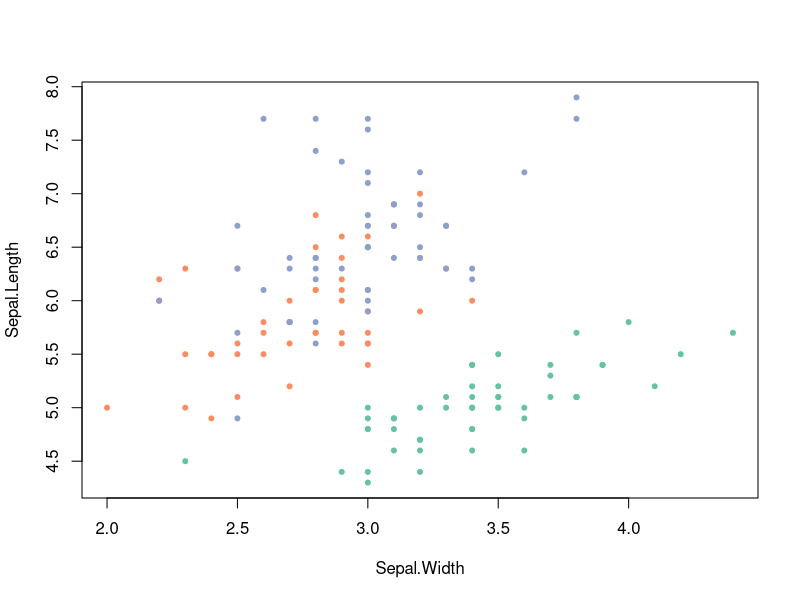
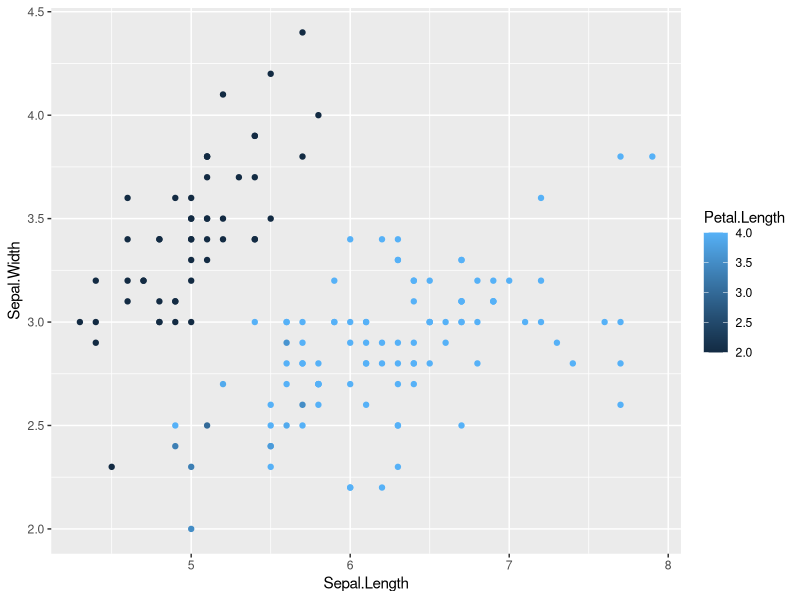
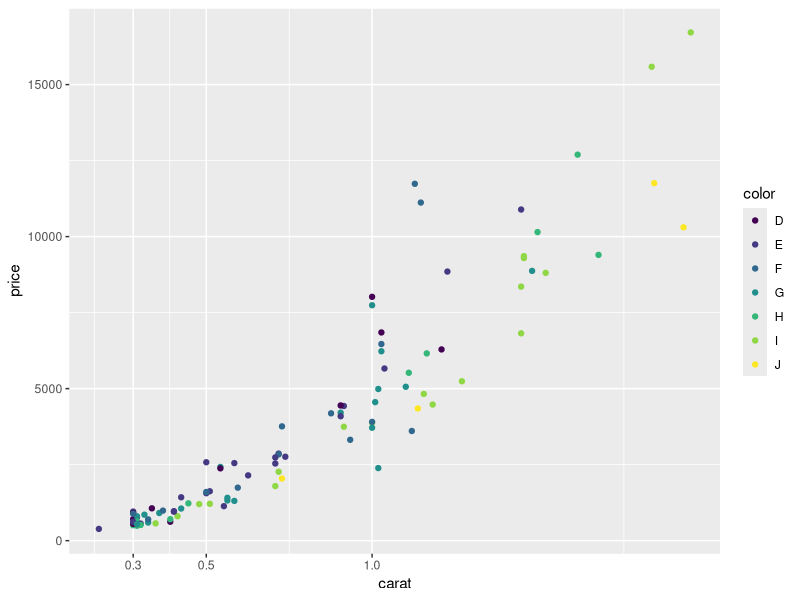

Write the R code that produced these figures, in order.
## ---- chunk 1
knitr::opts_chunk$set(
  collapse = TRUE,
  comment = "#>",
  fig.path = "man/figures/README-"
)

# just to keep the code clean below
suppressWarnings(suppressPackageStartupMessages(library(dplyr)))
## ---- chunk 2
library(scales)
## ---- chunk 3
# percent() function takes a numeric and does your division and labelling for you
percent(seq(.1, .7, .1))

# comma() can add commas into large numbers for easier readability
comma(10e6)

# dollar() can help you present currrency
dollar(c(100, 125, 3000))

# unit_format() can help you handle unique units
# the scale argument doing the conversion on the fly
unit_format(unit = "ha", scale = 1e-4)(c(10e6, 10e4, 8e3))
## ---- chunk 4
# for instance European number formatting is easily set:
number(c(12.3, 4, 12345.789, 0.0002),
  accuracy = .0001, big.mark = ".", decimal.mark = ","
)

# or percent formatting in the French style
french_percent <- percent_format(
  decimal.mark = ",",
  suffix = " %"
)
french_percent(runif(10))

# or currency formatting Euros (and simple conversion!)
usd_to_euro <- dollar_format(prefix = "", suffix = "\u20ac", scale = .85)
usd_to_euro(100)
## ---- chunk 5
# pull a list of colours from any palette
viridis_pal()(4)

# use in combination with baseR `palette()` to set new defaults
palette(brewer_pal(palette = "Set2")(4))
plot(Sepal.Length ~ Sepal.Width, data = iris, col = Species, pch = 20)
## ---- chunk 6
# squish() will squish your values into a specified range
squish(c(-1, 0.5, 1, 2, NA), range = c(0, 1))

# Useful for setting the `oob` argument for a colour scale with reduced limits
library(ggplot2)
ggplot(iris, aes(x = Sepal.Length, y = Sepal.Width, colour = Petal.Length)) +
  geom_point() +
  scale_color_continuous(limit = c(2, 4), oob = scales::squish)

# the rescale functions can rescale continuous vectors to new min, mid, or max values
rescale(runif(5, 0, 1), to = c(0, 50))
rescale_mid(runif(5, 0, 1), mid = .25)
rescale_max(runif(5, 0, 1), to = c(0, 50))
## ---- chunk 7
# use trans_new to build a new transformation
logp3_trans <- trans_new(
  name = "logp",
  trans = function(x) log(x + 3),
  inverse =  function(x) exp(x) - 3,
  breaks = log_breaks()
  )

library(dplyr)
dsamp <- sample_n(diamonds, 100)
ggplot(dsamp, aes(x = carat, y = price, colour = color)) +
  geom_point() + scale_x_continuous(trans = logp3_trans)

# You can always call the functions from the trans object separately
logp3_trans$breaks(dsamp$price)

# scales has some breaks helper functions too
log_breaks(base = exp(1))(dsamp$carat)

pretty_breaks()(dsamp$price)
